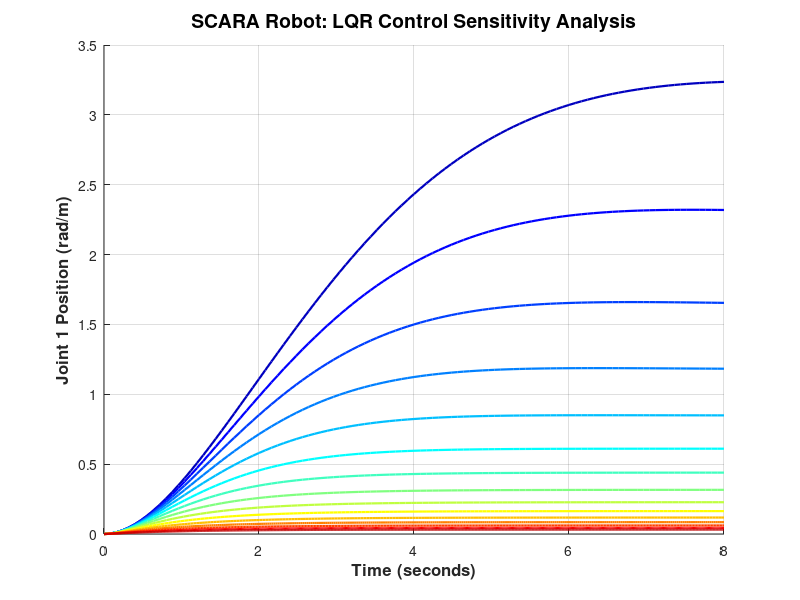

This figure's MATLAB source: (Note: this script raises an error after producing the figure.)
clear; clc; close all; 

% --- System Definition (SCARA Robot Model) ---
A = [0, 0, 1, 0; 
     0, 0, 0, 1; 
     0, 0.000102771, 0.0008673, 0.000321434; 
     0, -0.000133507, -0.00122245, -0.000322415];
B = [0, 0; 0, 0; 1, 0; 0, 1];
C = [1, 0, 0, 0; 0, 1, 0, 0]; 
D = [0, 0; 0, 0];

% --- Diverse Weights Selection ---
% We use logspace to get 15 values ranging from 0.1 to 1000
% This shows a much wider variety of control behaviors than 1:15
q_weights = logspace(-1, 3, 15); 
sim_time = 8; 

% --- Figure Setup ---
fig = figure('Color', 'w', 'Units', 'inches', 'Position', [2, 2, 9, 6]);
hold on;

% Color map to make the 15 lines look distinct (from blue to red)
colors = jet(length(q_weights));

% --- LQR Iteration Loop ---
for k = 1:length(q_weights)
    Q_val = q_weights(k);
    R_val = 1; % Keeping R constant as the baseline
    
    Q_curr = Q_val * eye(4);
    R_curr = R_val * eye(2);
    
    % Compute LQR Gain
    K = lqr(A, B, Q_curr, R_curr);
    
    % Closed-Loop System
    sys_cl = ss(A - B*K, B, C, D);
    
    % Calculate Step Response
    [y, t] = step(sys_cl, sim_time); 
    
    % Plot with distinct colors
    plot(t, y(:,1,1), 'LineWidth', 1.6, 'Color', colors(k,:), ...
         'DisplayName', sprintf('Q/R Ratio: %.2f', Q_val/R_val));
end

% --- Labeling ---
title('\bf{SCARA Robot: LQR Control Sensitivity Analysis}', 'FontSize', 14);
%subtitle('Comparison of 15 Iterations using Logarithmic Weight Scaling');
xlabel('Time (seconds)', 'FontSize', 12, 'FontWeight', 'bold');
ylabel('Joint 1 Position (rad/m)', 'FontSize', 12, 'FontWeight', 'bold');

% Formatting
grid on;
ax = gca;
ax.GridLineStyle = '--';
ax.GridAlpha = 0.3;
ax.FontSize = 10;

% Legend styling
lgd = legend('Location', 'northeastoutside', 'FontSize', 8);
title(lgd, 'Weighting Ratio');

% --- High-Resolution Export ---
exportgraphics(fig, 'SCARA_Diverse_LQR_600DPI.png', 'Resolution', 600);

fprintf('High-resolution diverse plot saved successfully.\n');
hold off;
